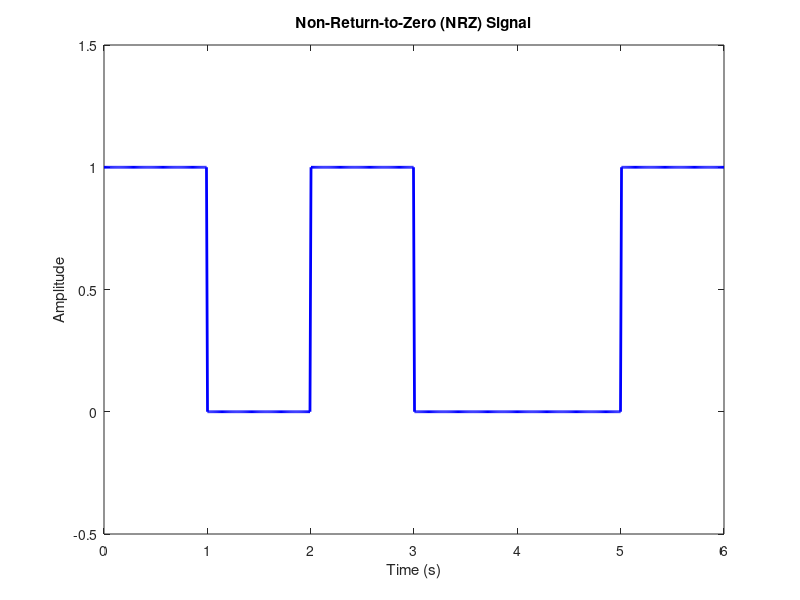

The MATLAB source for this figure:
%6. NRz signal;
% Clear the workspace and close all figures
clc;
close all;
clear all;

bitStream = [1 0 1 0 0 1]; % Bit stream
bitRate = 1; % Bit rate (bits per second)
duration = length(bitStream); % Duration of the signal (seconds)
samplingRate = 100; % Sampling rate (samples per second)

% Time vector
t = linspace(0, duration, duration * samplingRate);

% Generate NRZ signal
nrzSignal = zeros(1, length(t));
bitDuration = 1 / bitRate;
for i = 1:length(bitStream)
    if bitStream(i) == 1
        nrzSignal((i - 1) * bitDuration * samplingRate + 1:i * bitDuration * samplingRate) = 1;
    else
        nrzSignal((i - 1) * bitDuration * samplingRate + 1:i * bitDuration * samplingRate) = 0;
    end
end

% Plot
plot(t, nrzSignal, 'b', 'LineWidth', 2);
axis([0 duration -0.5 1.5]);
xlabel('Time (s)');
ylabel('Amplitude');
title('Non-Return-to-Zero (NRZ) Signal');
grid off;
